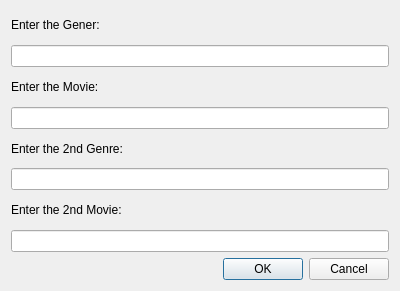
<?xml version="1.0" encoding="UTF-8"?>
<ui version="4.0">
 <class>ChangeOrder</class>
 <widget class="QDialog" name="ChangeOrder">
  <property name="geometry">
   <rect>
    <x>0</x>
    <y>0</y>
    <width>400</width>
    <height>291</height>
   </rect>
  </property>
  <property name="windowTitle">
   <string>Dialog</string>
  </property>
  <layout class="QVBoxLayout" name="verticalLayout">
   <item>
    <widget class="QLabel" name="label">
     <property name="text">
      <string>Enter the Gener:</string>
     </property>
    </widget>
   </item>
   <item>
    <widget class="QLineEdit" name="lineEdit"/>
   </item>
   <item>
    <widget class="QLabel" name="label_2">
     <property name="text">
      <string>Enter the Movie:</string>
     </property>
    </widget>
   </item>
   <item>
    <widget class="QLineEdit" name="lineEdit_2"/>
   </item>
   <item>
    <widget class="QLabel" name="label_3">
     <property name="text">
      <string>Enter the 2nd Genre:</string>
     </property>
    </widget>
   </item>
   <item>
    <widget class="QLineEdit" name="lineEdit_3"/>
   </item>
   <item>
    <widget class="QLabel" name="label_4">
     <property name="text">
      <string>Enter the 2nd Movie:</string>
     </property>
    </widget>
   </item>
   <item>
    <widget class="QLineEdit" name="lineEdit_4"/>
   </item>
   <item>
    <widget class="QDialogButtonBox" name="buttonBox">
     <property name="orientation">
      <enum>Qt::Horizontal</enum>
     </property>
     <property name="standardButtons">
      <set>QDialogButtonBox::Cancel|QDialogButtonBox::Ok</set>
     </property>
    </widget>
   </item>
  </layout>
 </widget>
 <resources/>
 <connections>
  <connection>
   <sender>buttonBox</sender>
   <signal>accepted()</signal>
   <receiver>ChangeOrder</receiver>
   <slot>accept()</slot>
   <hints>
    <hint type="sourcelabel">
     <x>248</x>
     <y>254</y>
    </hint>
    <hint type="destinationlabel">
     <x>157</x>
     <y>274</y>
    </hint>
   </hints>
  </connection>
  <connection>
   <sender>buttonBox</sender>
   <signal>rejected()</signal>
   <receiver>ChangeOrder</receiver>
   <slot>reject()</slot>
   <hints>
    <hint type="sourcelabel">
     <x>316</x>
     <y>260</y>
    </hint>
    <hint type="destinationlabel">
     <x>286</x>
     <y>274</y>
    </hint>
   </hints>
  </connection>
 </connections>
</ui>
